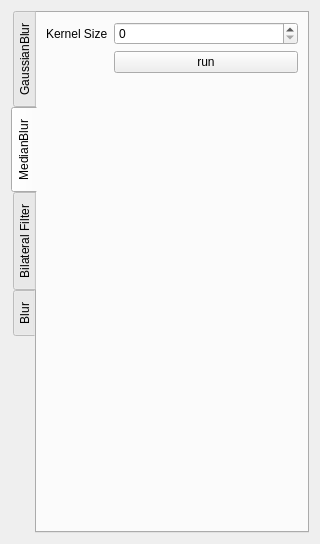
<?xml version="1.0" encoding="UTF-8"?>
<ui version="4.0">
 <class>PluginGui</class>
 <widget class="QWidget" name="PluginGui">
  <property name="geometry">
   <rect>
    <x>0</x>
    <y>0</y>
    <width>320</width>
    <height>544</height>
   </rect>
  </property>
  <property name="windowTitle">
   <string>Form</string>
  </property>
  <layout class="QGridLayout" name="gridLayout">
   <item row="0" column="0">
    <widget class="QTabWidget" name="mainTabs">
     <property name="tabPosition">
      <enum>QTabWidget::West</enum>
     </property>
     <property name="currentIndex">
      <number>1</number>
     </property>
     <property name="usesScrollButtons">
      <bool>true</bool>
     </property>
     <property name="documentMode">
      <bool>false</bool>
     </property>
     <property name="tabsClosable">
      <bool>false</bool>
     </property>
     <property name="movable">
      <bool>false</bool>
     </property>
     <property name="tabBarAutoHide">
      <bool>false</bool>
     </property>
     <widget class="QWidget" name="tab">
      <attribute name="title">
       <string>GaussianBlur</string>
      </attribute>
      <layout class="QVBoxLayout" name="verticalLayout_3">
       <item>
        <layout class="QFormLayout" name="formLayout_3">
         <item row="0" column="0">
          <widget class="QLabel" name="label_8">
           <property name="text">
            <string>Kernel Size</string>
           </property>
          </widget>
         </item>
         <item row="0" column="1">
          <widget class="QSpinBox" name="gaussiBlurKernelSizeSpinBox"/>
         </item>
         <item row="1" column="0">
          <widget class="QLabel" name="label_9">
           <property name="text">
            <string>Sigma X</string>
           </property>
          </widget>
         </item>
         <item row="2" column="0">
          <widget class="QLabel" name="label_7">
           <property name="text">
            <string>Sigma Y</string>
           </property>
          </widget>
         </item>
         <item row="3" column="1">
          <widget class="QPushButton" name="btnGaussiBlur">
           <property name="text">
            <string>run</string>
           </property>
          </widget>
         </item>
         <item row="1" column="1">
          <widget class="QDoubleSpinBox" name="gaussiBlurSigmaXSpin"/>
         </item>
         <item row="2" column="1">
          <widget class="QDoubleSpinBox" name="gaussiBlurSigmaYSpin"/>
         </item>
        </layout>
       </item>
      </layout>
     </widget>
     <widget class="QWidget" name="tab_2">
      <attribute name="title">
       <string>MedianBlur</string>
      </attribute>
      <layout class="QVBoxLayout" name="verticalLayout_4">
       <item>
        <layout class="QFormLayout" name="formLayout_4">
         <item row="0" column="0">
          <widget class="QLabel" name="label_10">
           <property name="text">
            <string>Kernel Size</string>
           </property>
          </widget>
         </item>
         <item row="0" column="1">
          <widget class="QSpinBox" name="medianBlurKernelSizeSpinBox"/>
         </item>
         <item row="1" column="1">
          <widget class="QPushButton" name="btnMedianBlur">
           <property name="text">
            <string>run</string>
           </property>
          </widget>
         </item>
        </layout>
       </item>
      </layout>
     </widget>
     <widget class="QWidget" name="BILATERAL_FILTER_PAGE">
      <attribute name="title">
       <string>Bilateral Filter</string>
      </attribute>
      <layout class="QVBoxLayout" name="verticalLayout">
       <item>
        <layout class="QFormLayout" name="formLayout">
         <property name="horizontalSpacing">
          <number>10</number>
         </property>
         <property name="verticalSpacing">
          <number>20</number>
         </property>
         <item row="0" column="0">
          <widget class="QLabel" name="label">
           <property name="text">
            <string>Diameter</string>
           </property>
           <property name="buddy">
            <cstring>label</cstring>
           </property>
          </widget>
         </item>
         <item row="0" column="1">
          <widget class="QSpinBox" name="spinBoxDiameter">
           <property name="value">
            <number>15</number>
           </property>
          </widget>
         </item>
         <item row="1" column="0">
          <widget class="QLabel" name="label_2">
           <property name="text">
            <string>Sigma Color</string>
           </property>
          </widget>
         </item>
         <item row="1" column="1">
          <widget class="QDoubleSpinBox" name="spinBoxSigmaColor">
           <property name="maximum">
            <double>1000.000000000000000</double>
           </property>
           <property name="value">
            <double>200.000000000000000</double>
           </property>
          </widget>
         </item>
         <item row="2" column="0">
          <widget class="QLabel" name="label_3">
           <property name="text">
            <string>Sigma Space</string>
           </property>
          </widget>
         </item>
         <item row="2" column="1">
          <widget class="QDoubleSpinBox" name="spinBoxSigmaSpace">
           <property name="maximum">
            <double>1000.000000000000000</double>
           </property>
           <property name="value">
            <double>200.000000000000000</double>
           </property>
          </widget>
         </item>
         <item row="3" column="1">
          <widget class="QPushButton" name="btnBilateralFilter">
           <property name="text">
            <string>run</string>
           </property>
          </widget>
         </item>
        </layout>
       </item>
      </layout>
     </widget>
     <widget class="QWidget" name="BLUR_FILTER_PAGE">
      <attribute name="title">
       <string>Blur</string>
      </attribute>
      <layout class="QVBoxLayout" name="verticalLayout_2">
       <item>
        <layout class="QFormLayout" name="formLayout_2">
         <property name="horizontalSpacing">
          <number>10</number>
         </property>
         <property name="verticalSpacing">
          <number>20</number>
         </property>
         <item row="0" column="0">
          <widget class="QLabel" name="label_4">
           <property name="text">
            <string>Kernel Size</string>
           </property>
          </widget>
         </item>
         <item row="0" column="1">
          <widget class="QSpinBox" name="blurKernelSizeSpinBox"/>
         </item>
         <item row="1" column="0">
          <widget class="QLabel" name="label_5">
           <property name="text">
            <string>Ancho X</string>
           </property>
          </widget>
         </item>
         <item row="1" column="1">
          <widget class="QSpinBox" name="blurAnchoXSpin"/>
         </item>
         <item row="2" column="0">
          <widget class="QLabel" name="label_6">
           <property name="text">
            <string>Ancho Y</string>
           </property>
          </widget>
         </item>
         <item row="2" column="1">
          <widget class="QSpinBox" name="blurAnchoYSpin"/>
         </item>
         <item row="3" column="1">
          <widget class="QPushButton" name="btnBlur">
           <property name="text">
            <string>run</string>
           </property>
          </widget>
         </item>
        </layout>
       </item>
      </layout>
     </widget>
    </widget>
   </item>
  </layout>
 </widget>
 <resources/>
 <connections/>
</ui>
